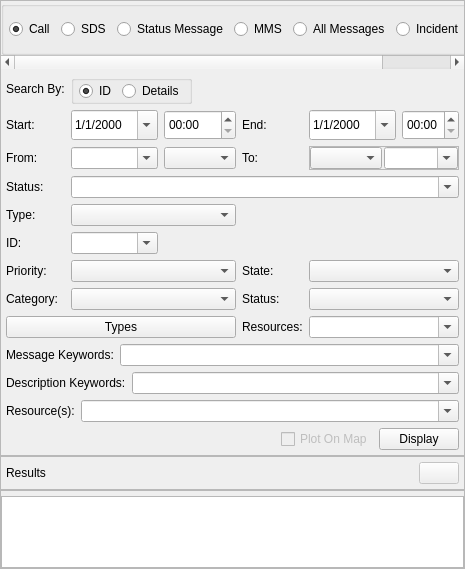
<?xml version="1.0" encoding="UTF-8"?>
<!--
 Generated by Qt.

 Copyright (C) Sapura Secured Technologies, 2016-2023. All Rights Reserved.

 @file
 @version $Id: Report.ui 1799 2023-12-22 09:21:23Z hazim.rujhan $
-->
<ui version="4.0">
 <class>Report</class>
 <widget class="QWidget" name="Report">
  <property name="geometry">
   <rect>
    <x>0</x>
    <y>0</y>
    <width>339</width>
    <height>476</height>
   </rect>
  </property>
  <property name="windowTitle">
   <string>Report</string>
  </property>
  <layout class="QVBoxLayout" name="verticalLayout">
   <property name="spacing">
    <number>0</number>
   </property>
   <property name="leftMargin">
    <number>0</number>
   </property>
   <property name="topMargin">
    <number>0</number>
   </property>
   <property name="rightMargin">
    <number>0</number>
   </property>
   <property name="bottomMargin">
    <number>0</number>
   </property>
   <item>
    <widget class="QFrame" name="mainFrame">
     <property name="frameShape">
      <enum>QFrame::StyledPanel</enum>
     </property>
     <property name="frameShadow">
      <enum>QFrame::Raised</enum>
     </property>
     <layout class="QVBoxLayout" name="verticalLayout_3">
      <property name="leftMargin">
       <number>0</number>
      </property>
      <property name="topMargin">
       <number>0</number>
      </property>
      <property name="rightMargin">
       <number>0</number>
      </property>
      <property name="bottomMargin">
       <number>0</number>
      </property>
      <item>
       <widget class="QScrollArea" name="typeScroll">
        <property name="sizePolicy">
         <sizepolicy hsizetype="Expanding" vsizetype="Preferred">
          <horstretch>0</horstretch>
          <verstretch>0</verstretch>
         </sizepolicy>
        </property>
        <property name="frameShape">
         <enum>QFrame::NoFrame</enum>
        </property>
        <property name="widgetResizable">
         <bool>true</bool>
        </property>
        <widget class="QGroupBox" name="categoryBox">
         <layout class="QHBoxLayout" name="horizontalLayout">
          <property name="sizeConstraint">
           <enum>QLayout::SetMinimumSize</enum>
          </property>
          <property name="leftMargin">
           <number>5</number>
          </property>
          <property name="topMargin">
           <number>0</number>
          </property>
          <property name="rightMargin">
           <number>5</number>
          </property>
          <property name="bottomMargin">
           <number>0</number>
          </property>
          <item>
           <widget class="QRadioButton" name="callRadioBtn">
            <property name="sizePolicy">
             <sizepolicy hsizetype="Fixed" vsizetype="Fixed">
              <horstretch>0</horstretch>
              <verstretch>0</verstretch>
             </sizepolicy>
            </property>
            <property name="text">
             <string>Call</string>
            </property>
            <property name="icon">
             <iconset resource="Resources.qrc">
              <normaloff>:/Images/images/icon_call.png</normaloff>
              :/Images/images/icon_call.png</iconset>
            </property>
            <property name="iconSize">
             <size>
              <width>24</width>
              <height>24</height>
             </size>
            </property>
            <property name="checked">
             <bool>true</bool>
            </property>
           </widget>
          </item>
          <item>
           <widget class="QRadioButton" name="sdsRadioBtn">
            <property name="sizePolicy">
             <sizepolicy hsizetype="Fixed" vsizetype="Fixed">
              <horstretch>0</horstretch>
              <verstretch>0</verstretch>
             </sizepolicy>
            </property>
            <property name="text">
             <string>SDS</string>
            </property>
            <property name="icon">
             <iconset resource="Resources.qrc">
              <normaloff>:/Images/images/icon_sds.png</normaloff>
              :/Images/images/icon_sds.png</iconset>
            </property>
            <property name="iconSize">
             <size>
              <width>24</width>
              <height>24</height>
             </size>
            </property>
           </widget>
          </item>
          <item>
           <widget class="QRadioButton" name="stsRadioBtn">
            <property name="sizePolicy">
             <sizepolicy hsizetype="Fixed" vsizetype="Fixed">
              <horstretch>0</horstretch>
              <verstretch>0</verstretch>
             </sizepolicy>
            </property>
            <property name="text">
             <string>Status Message</string>
            </property>
            <property name="icon">
             <iconset resource="Resources.qrc">
              <normaloff>:/Images/images/icon_statusMsg.png</normaloff>
              :/Images/images/icon_statusMsg.png</iconset>
            </property>
            <property name="iconSize">
             <size>
              <width>24</width>
              <height>24</height>
             </size>
            </property>
           </widget>
          </item>
          <item>
           <widget class="QRadioButton" name="mmsRadioBtn">
            <property name="sizePolicy">
             <sizepolicy hsizetype="Fixed" vsizetype="Fixed">
              <horstretch>0</horstretch>
              <verstretch>0</verstretch>
             </sizepolicy>
            </property>
            <property name="text">
             <string>MMS</string>
            </property>
            <property name="icon">
             <iconset resource="Resources.qrc">
              <normaloff>:/Images/images/icon_mms.png</normaloff>
              :/Images/images/icon_mms.png</iconset>
            </property>
            <property name="iconSize">
             <size>
              <width>24</width>
              <height>24</height>
             </size>
            </property>
           </widget>
          </item>
          <item>
           <widget class="QRadioButton" name="msgRadioBtn">
            <property name="sizePolicy">
             <sizepolicy hsizetype="Fixed" vsizetype="Fixed">
              <horstretch>0</horstretch>
              <verstretch>0</verstretch>
             </sizepolicy>
            </property>
            <property name="text">
             <string>All Messages</string>
            </property>
            <property name="icon">
             <iconset resource="Resources.qrc">
              <normaloff>:/Images/images/icon_sds.png</normaloff>
              :/Images/images/icon_sds.png</iconset>
            </property>
            <property name="iconSize">
             <size>
              <width>24</width>
              <height>24</height>
             </size>
            </property>
           </widget>
          </item>
          <item>
           <widget class="QRadioButton" name="incidentRadioBtn">
            <property name="sizePolicy">
             <sizepolicy hsizetype="Fixed" vsizetype="Fixed">
              <horstretch>0</horstretch>
              <verstretch>0</verstretch>
             </sizepolicy>
            </property>
            <property name="text">
             <string>Incident</string>
            </property>
            <property name="icon">
             <iconset resource="Resources.qrc">
              <normaloff>:/Images/images/icon_incident.png</normaloff>
              :/Images/images/icon_incident.png</iconset>
            </property>
            <property name="iconSize">
             <size>
              <width>24</width>
              <height>24</height>
             </size>
            </property>
           </widget>
          </item>
          <item>
           <widget class="QRadioButton" name="locRadioBtn">
            <property name="sizePolicy">
             <sizepolicy hsizetype="Fixed" vsizetype="Fixed">
              <horstretch>0</horstretch>
              <verstretch>0</verstretch>
             </sizepolicy>
            </property>
            <property name="text">
             <string>Location</string>
            </property>
            <property name="icon">
             <iconset resource="Resources.qrc">
              <normaloff>:/Images/images/icon_dropPin.png</normaloff>
              :/Images/images/icon_dropPin.png</iconset>
            </property>
            <property name="iconSize">
             <size>
              <width>24</width>
              <height>24</height>
             </size>
            </property>
           </widget>
          </item>
         </layout>
        </widget>
       </widget>
      </item>
      <item>
       <widget class="QFrame" name="filterFrame">
        <layout class="QVBoxLayout" name="verticalLayout_5">
         <property name="sizeConstraint">
          <enum>QLayout::SetMinimumSize</enum>
         </property>
         <property name="leftMargin">
          <number>5</number>
         </property>
         <property name="topMargin">
          <number>0</number>
         </property>
         <property name="rightMargin">
          <number>5</number>
         </property>
         <property name="bottomMargin">
          <number>0</number>
         </property>
         <item>
          <layout class="QGridLayout" name="filterGLayout">
           <property name="sizeConstraint">
            <enum>QLayout::SetMinimumSize</enum>
           </property>
           <item row="0" column="0">
            <widget class="QLabel" name="searchByLabel">
             <property name="sizePolicy">
              <sizepolicy hsizetype="Fixed" vsizetype="Fixed">
               <horstretch>0</horstretch>
               <verstretch>0</verstretch>
              </sizepolicy>
             </property>
             <property name="text">
              <string>Search By:</string>
             </property>
            </widget>
           </item>
           <item row="0" column="1" colspan="3">
            <widget class="QGroupBox" name="searchByBox">
             <property name="sizePolicy">
              <sizepolicy hsizetype="Fixed" vsizetype="Preferred">
               <horstretch>0</horstretch>
               <verstretch>0</verstretch>
              </sizepolicy>
             </property>
             <property name="title">
              <string/>
             </property>
             <property name="flat">
              <bool>false</bool>
             </property>
             <layout class="QHBoxLayout" name="horizontalLayout_3">
              <property name="sizeConstraint">
               <enum>QLayout::SetMinimumSize</enum>
              </property>
              <property name="leftMargin">
               <number>5</number>
              </property>
              <property name="topMargin">
               <number>0</number>
              </property>
              <property name="rightMargin">
               <number>5</number>
              </property>
              <property name="bottomMargin">
               <number>0</number>
              </property>
              <item>
               <widget class="QRadioButton" name="idRadioBtn">
                <property name="sizePolicy">
                 <sizepolicy hsizetype="Fixed" vsizetype="Fixed">
                  <horstretch>0</horstretch>
                  <verstretch>0</verstretch>
                 </sizepolicy>
                </property>
                <property name="text">
                 <string>ID</string>
                </property>
                <property name="checked">
                 <bool>true</bool>
                </property>
               </widget>
              </item>
              <item>
               <widget class="QRadioButton" name="detailsRadioBtn">
                <property name="sizePolicy">
                 <sizepolicy hsizetype="Fixed" vsizetype="Fixed">
                  <horstretch>0</horstretch>
                  <verstretch>0</verstretch>
                 </sizepolicy>
                </property>
                <property name="text">
                 <string>Details</string>
                </property>
               </widget>
              </item>
             </layout>
            </widget>
           </item>
           <item row="1" column="0">
            <widget class="QLabel" name="startDateLabel">
             <property name="sizePolicy">
              <sizepolicy hsizetype="Fixed" vsizetype="Fixed">
               <horstretch>0</horstretch>
               <verstretch>0</verstretch>
              </sizepolicy>
             </property>
             <property name="text">
              <string>Start:</string>
             </property>
            </widget>
           </item>
           <item row="1" column="1">
            <widget class="QDateEdit" name="startDate">
             <property name="sizePolicy">
              <sizepolicy hsizetype="Expanding" vsizetype="Fixed">
               <horstretch>0</horstretch>
               <verstretch>0</verstretch>
              </sizepolicy>
             </property>
             <property name="minimumSize">
              <size>
               <width>0</width>
               <height>30</height>
              </size>
             </property>
             <property name="displayFormat">
              <string>d/M/yyyy</string>
             </property>
             <property name="calendarPopup">
              <bool>true</bool>
             </property>
            </widget>
           </item>
           <item row="1" column="2">
            <widget class="QTimeEdit" name="startTime">
             <property name="sizePolicy">
              <sizepolicy hsizetype="Expanding" vsizetype="Fixed">
               <horstretch>0</horstretch>
               <verstretch>0</verstretch>
              </sizepolicy>
             </property>
             <property name="minimumSize">
              <size>
               <width>0</width>
               <height>30</height>
              </size>
             </property>
             <property name="displayFormat">
              <string>hh:mm</string>
             </property>
            </widget>
           </item>
           <item row="1" column="3">
            <widget class="QLabel" name="endDateLabel">
             <property name="sizePolicy">
              <sizepolicy hsizetype="Fixed" vsizetype="Fixed">
               <horstretch>0</horstretch>
               <verstretch>0</verstretch>
              </sizepolicy>
             </property>
             <property name="text">
              <string>End:</string>
             </property>
            </widget>
           </item>
           <item row="1" column="4">
            <widget class="QDateEdit" name="endDate">
             <property name="sizePolicy">
              <sizepolicy hsizetype="Expanding" vsizetype="Fixed">
               <horstretch>0</horstretch>
               <verstretch>0</verstretch>
              </sizepolicy>
             </property>
             <property name="minimumSize">
              <size>
               <width>0</width>
               <height>30</height>
              </size>
             </property>
             <property name="displayFormat">
              <string>d/M/yyyy</string>
             </property>
             <property name="calendarPopup">
              <bool>true</bool>
             </property>
            </widget>
           </item>
           <item row="1" column="5">
            <widget class="QTimeEdit" name="endTime">
             <property name="sizePolicy">
              <sizepolicy hsizetype="Expanding" vsizetype="Fixed">
               <horstretch>0</horstretch>
               <verstretch>0</verstretch>
              </sizepolicy>
             </property>
             <property name="minimumSize">
              <size>
               <width>0</width>
               <height>30</height>
              </size>
             </property>
             <property name="displayFormat">
              <string>hh:mm</string>
             </property>
            </widget>
           </item>
           <item row="2" column="0">
            <widget class="QLabel" name="fromLabel">
             <property name="sizePolicy">
              <sizepolicy hsizetype="Fixed" vsizetype="Fixed">
               <horstretch>0</horstretch>
               <verstretch>0</verstretch>
              </sizepolicy>
             </property>
             <property name="text">
              <string>From:</string>
             </property>
            </widget>
           </item>
           <item row="2" column="1">
            <widget class="QComboBox" name="fromCombo">
             <property name="editable">
              <bool>true</bool>
             </property>
             <property name="maxCount">
              <number>20</number>
             </property>
             <property name="insertPolicy">
              <enum>QComboBox::NoInsert</enum>
             </property>
             <property name="duplicatesEnabled">
              <bool>false</bool>
             </property>
            </widget>
           </item>
           <item row="2" column="2">
            <widget class="QComboBox" name="andOrCombo">
             <property name="sizePolicy">
              <sizepolicy hsizetype="Expanding" vsizetype="Fixed">
               <horstretch>0</horstretch>
               <verstretch>0</verstretch>
              </sizepolicy>
             </property>
            </widget>
           </item>
           <item row="2" column="3">
            <widget class="QLabel" name="toLabel">
             <property name="sizePolicy">
              <sizepolicy hsizetype="Fixed" vsizetype="Fixed">
               <horstretch>0</horstretch>
               <verstretch>0</verstretch>
              </sizepolicy>
             </property>
             <property name="text">
              <string>To:</string>
             </property>
            </widget>
           </item>
           <item row="2" column="4" colspan="2">
            <widget class="QFrame" name="toFrame">
             <property name="frameShape">
              <enum>QFrame::StyledPanel</enum>
             </property>
             <property name="frameShadow">
              <enum>QFrame::Raised</enum>
             </property>
             <layout class="QHBoxLayout" name="horizontalLayout_4">
              <property name="spacing">
               <number>2</number>
              </property>
              <property name="sizeConstraint">
               <enum>QLayout::SetMinimumSize</enum>
              </property>
              <property name="leftMargin">
               <number>0</number>
              </property>
              <property name="topMargin">
               <number>0</number>
              </property>
              <property name="rightMargin">
               <number>0</number>
              </property>
              <property name="bottomMargin">
               <number>0</number>
              </property>
              <item>
               <widget class="QComboBox" name="toTypeCombo">
                <property name="sizePolicy">
                 <sizepolicy hsizetype="Fixed" vsizetype="Fixed">
                  <horstretch>0</horstretch>
                  <verstretch>0</verstretch>
                 </sizepolicy>
                </property>
               </widget>
              </item>
              <item>
               <widget class="QComboBox" name="toCombo">
                <property name="sizePolicy">
                 <sizepolicy hsizetype="Expanding" vsizetype="Fixed">
                  <horstretch>0</horstretch>
                  <verstretch>0</verstretch>
                 </sizepolicy>
                </property>
                <property name="editable">
                 <bool>true</bool>
                </property>
                <property name="maxCount">
                 <number>20</number>
                </property>
                <property name="insertPolicy">
                 <enum>QComboBox::NoInsert</enum>
                </property>
                <property name="duplicatesEnabled">
                 <bool>false</bool>
                </property>
               </widget>
              </item>
             </layout>
            </widget>
           </item>
           <item row="3" column="0">
            <widget class="QLabel" name="stsLabel">
             <property name="sizePolicy">
              <sizepolicy hsizetype="Fixed" vsizetype="Fixed">
               <horstretch>0</horstretch>
               <verstretch>0</verstretch>
              </sizepolicy>
             </property>
             <property name="text">
              <string>Status:</string>
             </property>
            </widget>
           </item>
           <item row="3" column="1" colspan="5">
            <widget class="QComboBox" name="stsCombo">
             <property name="sizePolicy">
              <sizepolicy hsizetype="Ignored" vsizetype="Fixed">
               <horstretch>0</horstretch>
               <verstretch>0</verstretch>
              </sizepolicy>
             </property>
             <property name="editable">
              <bool>true</bool>
             </property>
             <property name="insertPolicy">
              <enum>QComboBox::NoInsert</enum>
             </property>
             <property name="duplicatesEnabled">
              <bool>false</bool>
             </property>
            </widget>
           </item>
           <item row="4" column="0">
            <widget class="QLabel" name="typeLabel">
             <property name="sizePolicy">
              <sizepolicy hsizetype="Fixed" vsizetype="Fixed">
               <horstretch>0</horstretch>
               <verstretch>0</verstretch>
              </sizepolicy>
             </property>
             <property name="text">
              <string>Type:</string>
             </property>
            </widget>
           </item>
           <item row="4" column="1" colspan="2">
            <widget class="QComboBox" name="typeCombo">
             <property name="sizePolicy">
              <sizepolicy hsizetype="Expanding" vsizetype="Fixed">
               <horstretch>0</horstretch>
               <verstretch>0</verstretch>
              </sizepolicy>
             </property>
            </widget>
           </item>
           <item row="5" column="0">
            <widget class="QLabel" name="idLabel">
             <property name="sizePolicy">
              <sizepolicy hsizetype="Fixed" vsizetype="Fixed">
               <horstretch>0</horstretch>
               <verstretch>0</verstretch>
              </sizepolicy>
             </property>
             <property name="text">
              <string>ID:</string>
             </property>
            </widget>
           </item>
           <item row="5" column="1">
            <widget class="QComboBox" name="idCombo">
             <property name="sizePolicy">
              <sizepolicy hsizetype="Preferred" vsizetype="Fixed">
               <horstretch>0</horstretch>
               <verstretch>0</verstretch>
              </sizepolicy>
             </property>
             <property name="editable">
              <bool>true</bool>
             </property>
             <property name="maxCount">
              <number>20</number>
             </property>
             <property name="insertPolicy">
              <enum>QComboBox::NoInsert</enum>
             </property>
             <property name="duplicatesEnabled">
              <bool>false</bool>
             </property>
            </widget>
           </item>
           <item row="6" column="0">
            <widget class="QLabel" name="priorityLabel">
             <property name="sizePolicy">
              <sizepolicy hsizetype="Fixed" vsizetype="Fixed">
               <horstretch>0</horstretch>
               <verstretch>0</verstretch>
              </sizepolicy>
             </property>
             <property name="text">
              <string>Priority:</string>
             </property>
            </widget>
           </item>
           <item row="6" column="1" colspan="2">
            <widget class="QComboBox" name="priorityCombo">
             <property name="sizePolicy">
              <sizepolicy hsizetype="Expanding" vsizetype="Fixed">
               <horstretch>0</horstretch>
               <verstretch>0</verstretch>
              </sizepolicy>
             </property>
            </widget>
           </item>
           <item row="6" column="3">
            <widget class="QLabel" name="stateLabel">
             <property name="sizePolicy">
              <sizepolicy hsizetype="Fixed" vsizetype="Fixed">
               <horstretch>0</horstretch>
               <verstretch>0</verstretch>
              </sizepolicy>
             </property>
             <property name="text">
              <string>State:</string>
             </property>
            </widget>
           </item>
           <item row="6" column="4" colspan="2">
            <widget class="QComboBox" name="stateCombo">
             <property name="sizePolicy">
              <sizepolicy hsizetype="Expanding" vsizetype="Fixed">
               <horstretch>0</horstretch>
               <verstretch>0</verstretch>
              </sizepolicy>
             </property>
            </widget>
           </item>
           <item row="7" column="0">
            <widget class="QLabel" name="categoryLabel">
             <property name="sizePolicy">
              <sizepolicy hsizetype="Fixed" vsizetype="Fixed">
               <horstretch>0</horstretch>
               <verstretch>0</verstretch>
              </sizepolicy>
             </property>
             <property name="text">
              <string>Category:</string>
             </property>
            </widget>
           </item>
           <item row="7" column="1" colspan="2">
            <widget class="QComboBox" name="categoryCombo">
             <property name="sizePolicy">
              <sizepolicy hsizetype="Expanding" vsizetype="Fixed">
               <horstretch>0</horstretch>
               <verstretch>0</verstretch>
              </sizepolicy>
             </property>
            </widget>
           </item>
           <item row="7" column="3">
            <widget class="QLabel" name="statusLabel">
             <property name="sizePolicy">
              <sizepolicy hsizetype="Fixed" vsizetype="Fixed">
               <horstretch>0</horstretch>
               <verstretch>0</verstretch>
              </sizepolicy>
             </property>
             <property name="text">
              <string>Status:</string>
             </property>
            </widget>
           </item>
           <item row="7" column="4" colspan="2">
            <widget class="QComboBox" name="statusCombo">
             <property name="sizePolicy">
              <sizepolicy hsizetype="Expanding" vsizetype="Fixed">
               <horstretch>0</horstretch>
               <verstretch>0</verstretch>
              </sizepolicy>
             </property>
            </widget>
           </item>
           <item row="8" column="0" colspan="3">
            <widget class="QPushButton" name="locButton">
             <property name="sizePolicy">
              <sizepolicy hsizetype="Expanding" vsizetype="Fixed">
               <horstretch>0</horstretch>
               <verstretch>0</verstretch>
              </sizepolicy>
             </property>
             <property name="text">
              <string>Types</string>
             </property>
            </widget>
           </item>
           <item row="8" column="3">
            <widget class="QLabel" name="locRscLabel">
             <property name="sizePolicy">
              <sizepolicy hsizetype="Fixed" vsizetype="Fixed">
               <horstretch>0</horstretch>
               <verstretch>0</verstretch>
              </sizepolicy>
             </property>
             <property name="text">
              <string>Resources:</string>
             </property>
            </widget>
           </item>
           <item row="8" column="4" colspan="2">
            <widget class="QComboBox" name="locRscCombo">
             <property name="sizePolicy">
              <sizepolicy hsizetype="Expanding" vsizetype="Fixed">
               <horstretch>0</horstretch>
               <verstretch>0</verstretch>
              </sizepolicy>
             </property>
             <property name="editable">
              <bool>true</bool>
             </property>
             <property name="maxCount">
              <number>20</number>
             </property>
             <property name="insertPolicy">
              <enum>QComboBox::NoInsert</enum>
             </property>
            </widget>
           </item>
          </layout>
         </item>
        </layout>
       </widget>
      </item>
      <item>
       <layout class="QHBoxLayout" name="msgHLayout">
        <property name="sizeConstraint">
         <enum>QLayout::SetMinimumSize</enum>
        </property>
        <property name="leftMargin">
         <number>5</number>
        </property>
        <property name="topMargin">
         <number>0</number>
        </property>
        <property name="rightMargin">
         <number>5</number>
        </property>
        <item>
         <widget class="QLabel" name="msgLabel">
          <property name="sizePolicy">
           <sizepolicy hsizetype="Fixed" vsizetype="Fixed">
            <horstretch>0</horstretch>
            <verstretch>0</verstretch>
           </sizepolicy>
          </property>
          <property name="text">
           <string>Message Keywords:</string>
          </property>
         </widget>
        </item>
        <item>
         <widget class="QComboBox" name="msgCombo">
          <property name="sizePolicy">
           <sizepolicy hsizetype="Expanding" vsizetype="Fixed">
            <horstretch>0</horstretch>
            <verstretch>0</verstretch>
           </sizepolicy>
          </property>
          <property name="editable">
           <bool>true</bool>
          </property>
          <property name="maxCount">
           <number>20</number>
          </property>
          <property name="insertPolicy">
           <enum>QComboBox::NoInsert</enum>
          </property>
          <property name="duplicatesEnabled">
           <bool>false</bool>
          </property>
         </widget>
        </item>
       </layout>
      </item>
      <item>
       <layout class="QHBoxLayout" name="descHLayout">
        <property name="sizeConstraint">
         <enum>QLayout::SetMinimumSize</enum>
        </property>
        <property name="leftMargin">
         <number>5</number>
        </property>
        <property name="topMargin">
         <number>0</number>
        </property>
        <property name="rightMargin">
         <number>5</number>
        </property>
        <item>
         <widget class="QLabel" name="descLabel">
          <property name="sizePolicy">
           <sizepolicy hsizetype="Fixed" vsizetype="Fixed">
            <horstretch>0</horstretch>
            <verstretch>0</verstretch>
           </sizepolicy>
          </property>
          <property name="text">
           <string>Description Keywords:</string>
          </property>
         </widget>
        </item>
        <item>
         <widget class="QComboBox" name="descCombo">
          <property name="sizePolicy">
           <sizepolicy hsizetype="Expanding" vsizetype="Fixed">
            <horstretch>0</horstretch>
            <verstretch>0</verstretch>
           </sizepolicy>
          </property>
          <property name="editable">
           <bool>true</bool>
          </property>
          <property name="maxCount">
           <number>20</number>
          </property>
          <property name="insertPolicy">
           <enum>QComboBox::NoInsert</enum>
          </property>
          <property name="duplicatesEnabled">
           <bool>false</bool>
          </property>
         </widget>
        </item>
       </layout>
      </item>
      <item>
       <layout class="QHBoxLayout" name="rscHLayout">
        <property name="sizeConstraint">
         <enum>QLayout::SetMinimumSize</enum>
        </property>
        <property name="leftMargin">
         <number>5</number>
        </property>
        <property name="topMargin">
         <number>0</number>
        </property>
        <property name="rightMargin">
         <number>5</number>
        </property>
        <item>
         <widget class="QLabel" name="resourceLabel">
          <property name="sizePolicy">
           <sizepolicy hsizetype="Fixed" vsizetype="Fixed">
            <horstretch>0</horstretch>
            <verstretch>0</verstretch>
           </sizepolicy>
          </property>
          <property name="text">
           <string>Resource(s):</string>
          </property>
         </widget>
        </item>
        <item>
         <widget class="QComboBox" name="resourceCombo">
          <property name="editable">
           <bool>true</bool>
          </property>
          <property name="maxCount">
           <number>20</number>
          </property>
          <property name="insertPolicy">
           <enum>QComboBox::NoInsert</enum>
          </property>
          <property name="duplicatesEnabled">
           <bool>false</bool>
          </property>
         </widget>
        </item>
       </layout>
      </item>
      <item>
       <layout class="QHBoxLayout" name="buttonHLayout">
        <property name="sizeConstraint">
         <enum>QLayout::SetMinimumSize</enum>
        </property>
        <property name="leftMargin">
         <number>5</number>
        </property>
        <property name="topMargin">
         <number>0</number>
        </property>
        <property name="rightMargin">
         <number>5</number>
        </property>
        <property name="bottomMargin">
         <number>5</number>
        </property>
        <item>
         <spacer name="horizontalSpacer">
          <property name="orientation">
           <enum>Qt::Horizontal</enum>
          </property>
          <property name="sizeHint" stdset="0">
           <size>
            <width>5</width>
            <height>20</height>
           </size>
          </property>
         </spacer>
        </item>
        <item>
         <widget class="QCheckBox" name="plotCheck">
          <property name="enabled">
           <bool>false</bool>
          </property>
          <property name="text">
           <string>Plot On Map</string>
          </property>
         </widget>
        </item>
        <item>
         <widget class="QPushButton" name="displayButton">
          <property name="text">
           <string>Display</string>
          </property>
         </widget>
        </item>
       </layout>
      </item>
     </layout>
    </widget>
   </item>
   <item>
    <widget class="QFrame" name="resultTitleFrame">
     <property name="frameShape">
      <enum>QFrame::StyledPanel</enum>
     </property>
     <property name="frameShadow">
      <enum>QFrame::Raised</enum>
     </property>
     <layout class="QHBoxLayout" name="horizontalLayout_1">
      <property name="sizeConstraint">
       <enum>QLayout::SetMinimumSize</enum>
      </property>
      <property name="leftMargin">
       <number>5</number>
      </property>
      <property name="topMargin">
       <number>5</number>
      </property>
      <property name="rightMargin">
       <number>5</number>
      </property>
      <property name="bottomMargin">
       <number>5</number>
      </property>
      <item>
       <widget class="QLabel" name="resultTitleLabel">
        <property name="text">
         <string>Results</string>
        </property>
       </widget>
      </item>
      <item>
       <spacer name="resultTitleFrameSpacer">
        <property name="orientation">
         <enum>Qt::Horizontal</enum>
        </property>
        <property name="sizeHint" stdset="0">
         <size>
          <width>40</width>
          <height>20</height>
         </size>
        </property>
       </spacer>
      </item>
      <item>
       <widget class="QPushButton" name="printButton">
        <property name="enabled">
         <bool>false</bool>
        </property>
        <property name="toolTip">
         <string>Print</string>
        </property>
        <property name="icon">
         <iconset resource="Resources.qrc">
          <normaloff>:/Images/images/icon_print.png</normaloff>
          :/Images/images/icon_print.png</iconset>
        </property>
        <property name="iconSize">
         <size>
          <width>25</width>
          <height>25</height>
         </size>
        </property>
       </widget>
      </item>
     </layout>
    </widget>
   </item>
   <item>
    <widget class="QFrame" name="resultFrame">
     <property name="frameShape">
      <enum>QFrame::StyledPanel</enum>
     </property>
     <property name="frameShadow">
      <enum>QFrame::Raised</enum>
     </property>
     <layout class="QHBoxLayout" name="horizontalLayout_2">
      <property name="sizeConstraint">
       <enum>QLayout::SetMinimumSize</enum>
      </property>
      <property name="leftMargin">
       <number>0</number>
      </property>
      <property name="topMargin">
       <number>5</number>
      </property>
      <property name="rightMargin">
       <number>0</number>
      </property>
      <property name="bottomMargin">
       <number>0</number>
      </property>
      <item>
       <widget class="QTableView" name="resultTable">
        <property name="editTriggers">
         <set>QAbstractItemView::NoEditTriggers</set>
        </property>
        <property name="alternatingRowColors">
         <bool>true</bool>
        </property>
        <property name="selectionMode">
         <enum>QAbstractItemView::ExtendedSelection</enum>
        </property>
        <property name="selectionBehavior">
         <enum>QAbstractItemView::SelectRows</enum>
        </property>
        <property name="sortingEnabled">
         <bool>true</bool>
        </property>
        <attribute name="horizontalHeaderStretchLastSection">
         <bool>true</bool>
        </attribute>
       </widget>
      </item>
      <item>
       <spacer name="verticalSpacer">
        <property name="orientation">
         <enum>Qt::Vertical</enum>
        </property>
        <property name="sizeHint" stdset="0">
         <size>
          <width>0</width>
          <height>380</height>
         </size>
        </property>
       </spacer>
      </item>
     </layout>
    </widget>
   </item>
  </layout>
 </widget>
 <tabstops>
  <tabstop>callRadioBtn</tabstop>
  <tabstop>sdsRadioBtn</tabstop>
  <tabstop>stsRadioBtn</tabstop>
  <tabstop>msgRadioBtn</tabstop>
  <tabstop>incidentRadioBtn</tabstop>
  <tabstop>idRadioBtn</tabstop>
  <tabstop>detailsRadioBtn</tabstop>
  <tabstop>startDate</tabstop>
  <tabstop>startTime</tabstop>
  <tabstop>endDate</tabstop>
  <tabstop>endTime</tabstop>
  <tabstop>fromCombo</tabstop>
  <tabstop>stsCombo</tabstop>
  <tabstop>typeCombo</tabstop>
  <tabstop>idCombo</tabstop>
  <tabstop>priorityCombo</tabstop>
  <tabstop>stateCombo</tabstop>
  <tabstop>categoryCombo</tabstop>
  <tabstop>statusCombo</tabstop>
  <tabstop>msgCombo</tabstop>
  <tabstop>descCombo</tabstop>
  <tabstop>resourceCombo</tabstop>
  <tabstop>displayButton</tabstop>
  <tabstop>resultTable</tabstop>
 </tabstops>
 <resources/>
 <connections/>
</ui>
